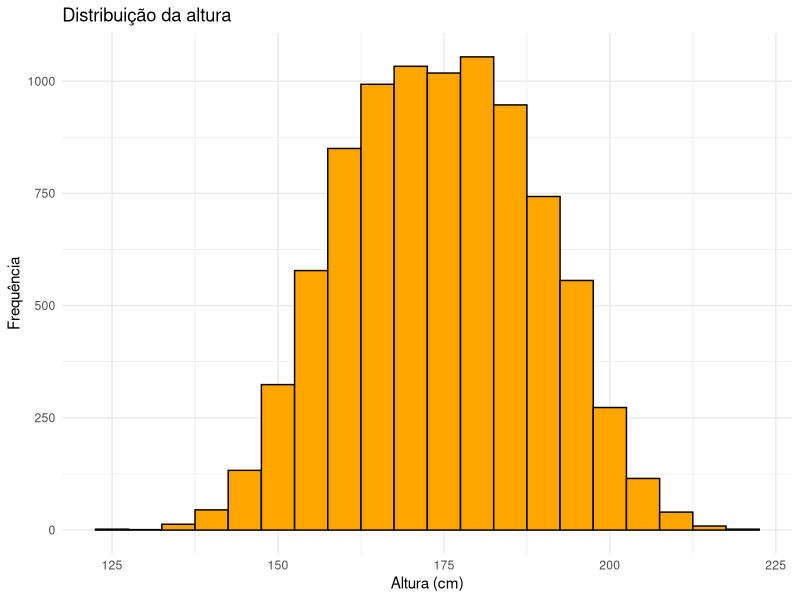
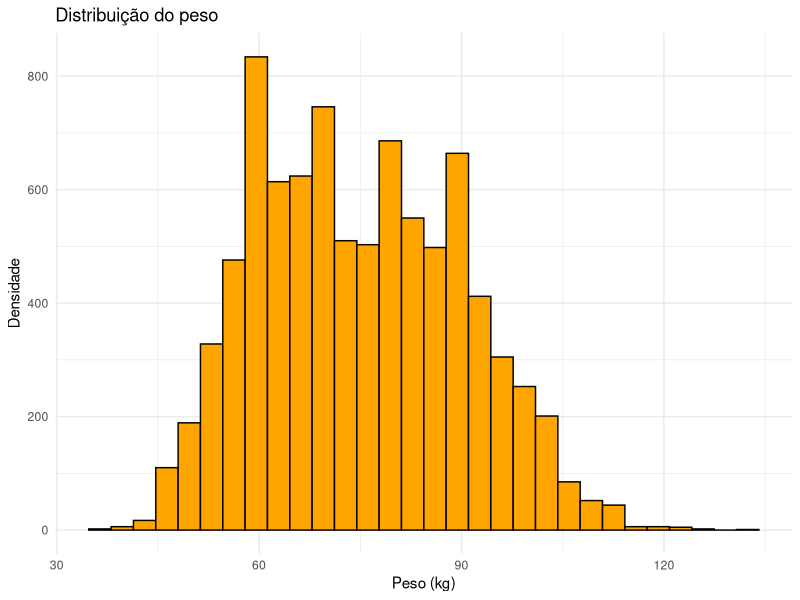
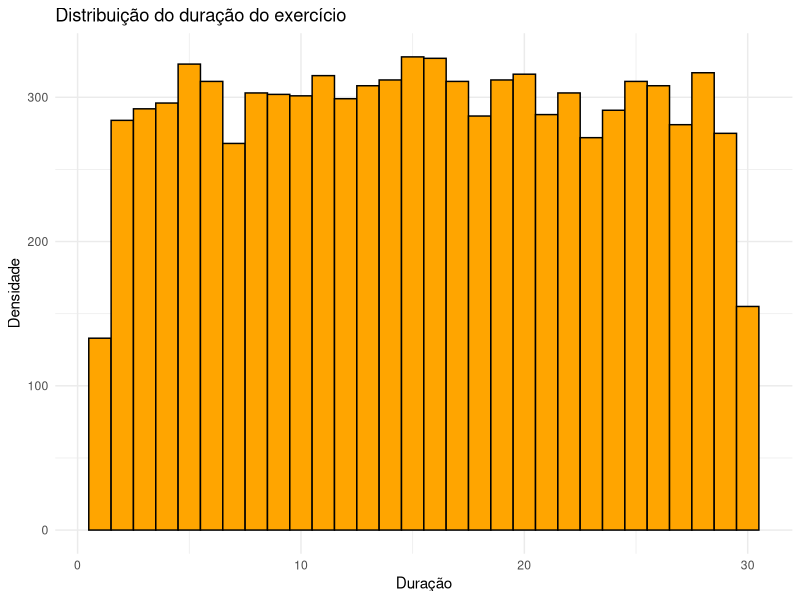
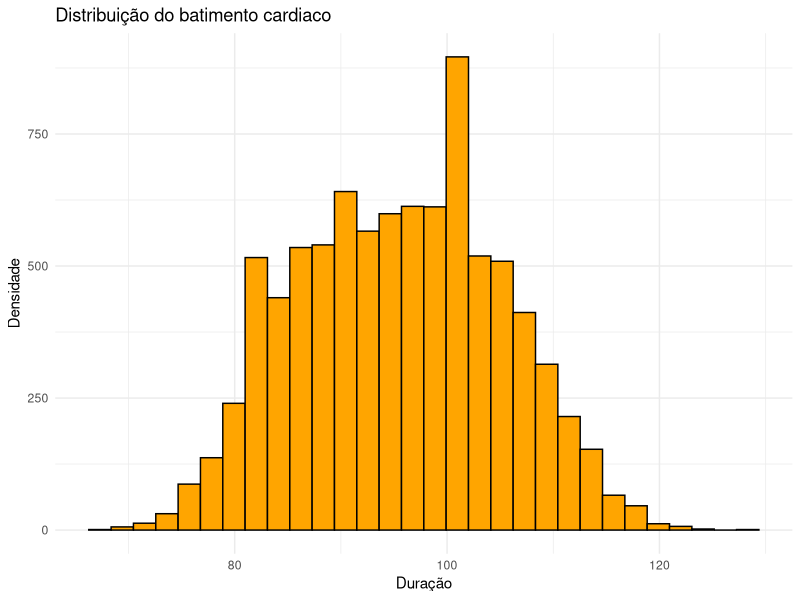
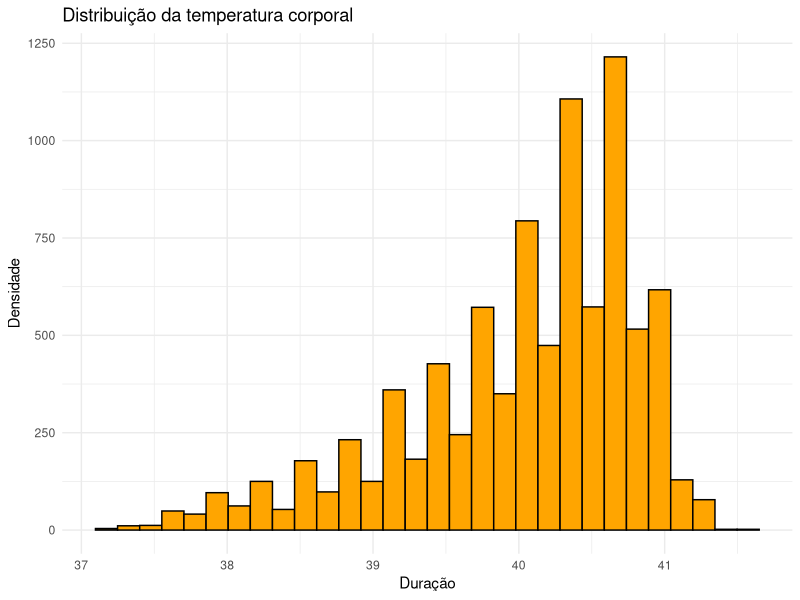
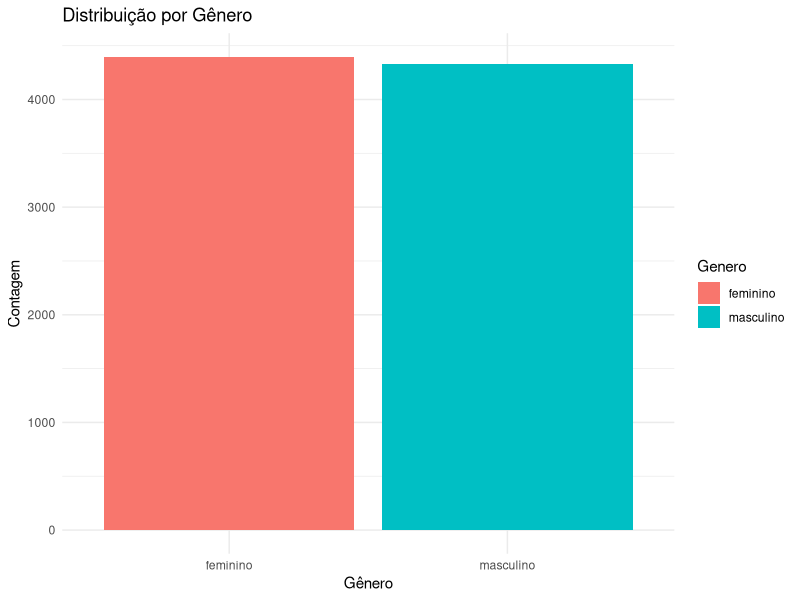
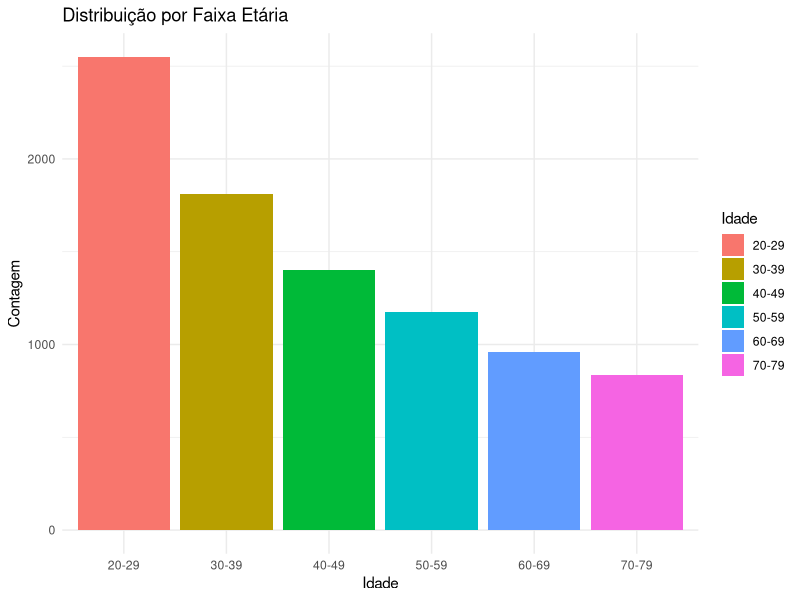

R code for these plots, in order:
## ---- chunk 1

knitr::opts_chunk$set(
  echo = TRUE,      # Exibir código nos chunks
  error = FALSE,    # Ocultar mensagens de erro
  message = FALSE,  # Ocultar mensagens informativas
  warning = FALSE,  # Ocultar avisos
  tidy = FALSE      # Não reformatar automaticamente o código
)

options(digits = 3) # Definição do número de casas decimais padrão
## ---- chunk 2
dados_treino <- read.csv("T01_train_set.csv")
dados_validacao <- read.csv("T01_valid_set.csv")

paste("O dataframe de treino possui",nrow(dados_treino),"registros",sep=" ")
paste("###################################################################")
paste("summary:")
summary(dados_treino)
paste("###################################################################")
## ---- chunk 3
dados_treino_sem_NAs <- dados_treino[!is.na(dados_treino$Genero) & !is.na(dados_treino$Altura) & !is.na(dados_treino$Peso) & !is.na(dados_treino$Batimento.Cardiaco) & !is.na(dados_treino$Idade),]


paste("###################################################################")
paste("summary após a remoção de regitros com NA:")
summary(dados_treino_sem_NAs)

paste("###################################################################")
paste("Foram removidos",nrow(dados_treino) - nrow(dados_treino_sem_NAs)," registros inválidos", sep=" ")

paste("Versão final após limpeza dos dados possui",nrow(dados_treino_sem_NAs),"registros",sep=" ")

## ---- chunk 4
library(ggplot2)

# Histograma da altura
ggplot(dados_treino_sem_NAs, aes(x = Altura)) +
  geom_histogram(binwidth = 5, fill = "orange", color = "black") +
  theme_minimal() +
  labs(title = "Distribuição da altura", x = "Altura (cm)", y = "Frequência")

# Histograma do peso
ggplot(dados_treino_sem_NAs, aes(x = Peso)) +
  geom_histogram(fill = "orange", color = "black") +
  theme_minimal() +
  labs(title = "Distribuição do peso", x = "Peso (kg)", y = "Densidade")

# Histograma do duração do exercício
ggplot(dados_treino_sem_NAs, aes(x = Duracao)) +
  geom_histogram(fill = "orange", color = "black") +
  theme_minimal() +
  labs(title = "Distribuição do duração do exercício", x = "Duração", y = "Densidade")

# Histograma do batimetno cardiaco
ggplot(dados_treino_sem_NAs, aes(x = Batimento.Cardiaco)) +
  geom_histogram(fill = "orange", color = "black") +
  theme_minimal() +
  labs(title = "Distribuição do batimento cardiaco", x = "Duração", y = "Densidade")

# Histograma da temperatura corporal
ggplot(dados_treino_sem_NAs, aes(x = Temperatura.Corporal)) +
  geom_histogram(fill = "orange", color = "black") +
  theme_minimal() +
  labs(title = "Distribuição da temperatura corporal", x = "Duração", y = "Densidade")

ggplot(dados_treino_sem_NAs, aes(x = Genero, fill = Genero)) +
  geom_bar() +
  theme_minimal() +
  labs(title = "Distribuição por Gênero", x = "Gênero", y = "Contagem")

ggplot(dados_treino_sem_NAs, aes(x = Idade, fill = Idade)) +
  geom_bar() +
  theme_minimal() +
  labs(title = "Distribuição por Faixa Etária", x = "Idade", y = "Contagem")

## ---- chunk 5
paste("Amostra de dados de idade:")
head(dados_treino_sem_NAs$Idade)
paste("###################################################################")
paste("Amostra de dados de genero:")
head(dados_treino_sem_NAs$Genero)
paste("###################################################################")
## ---- chunk 6
dados_para_encoding <- dados_treino_sem_NAs
idade_one_hot_encoding <- model.matrix(~dados_para_encoding$Idade - 1, data = dados_para_encoding)
dados_para_encoding <- cbind(dados_para_encoding, idade_one_hot_encoding)

genero_one_hot_encoding <- model.matrix(~dados_para_encoding$Genero - 1, data = dados_para_encoding)
dados_para_encoding <- cbind(dados_para_encoding, genero_one_hot_encoding)

dados_para_encoding$Idade <- NULL
dados_para_encoding$Genero <- NULL

head(dados_para_encoding, 20)
